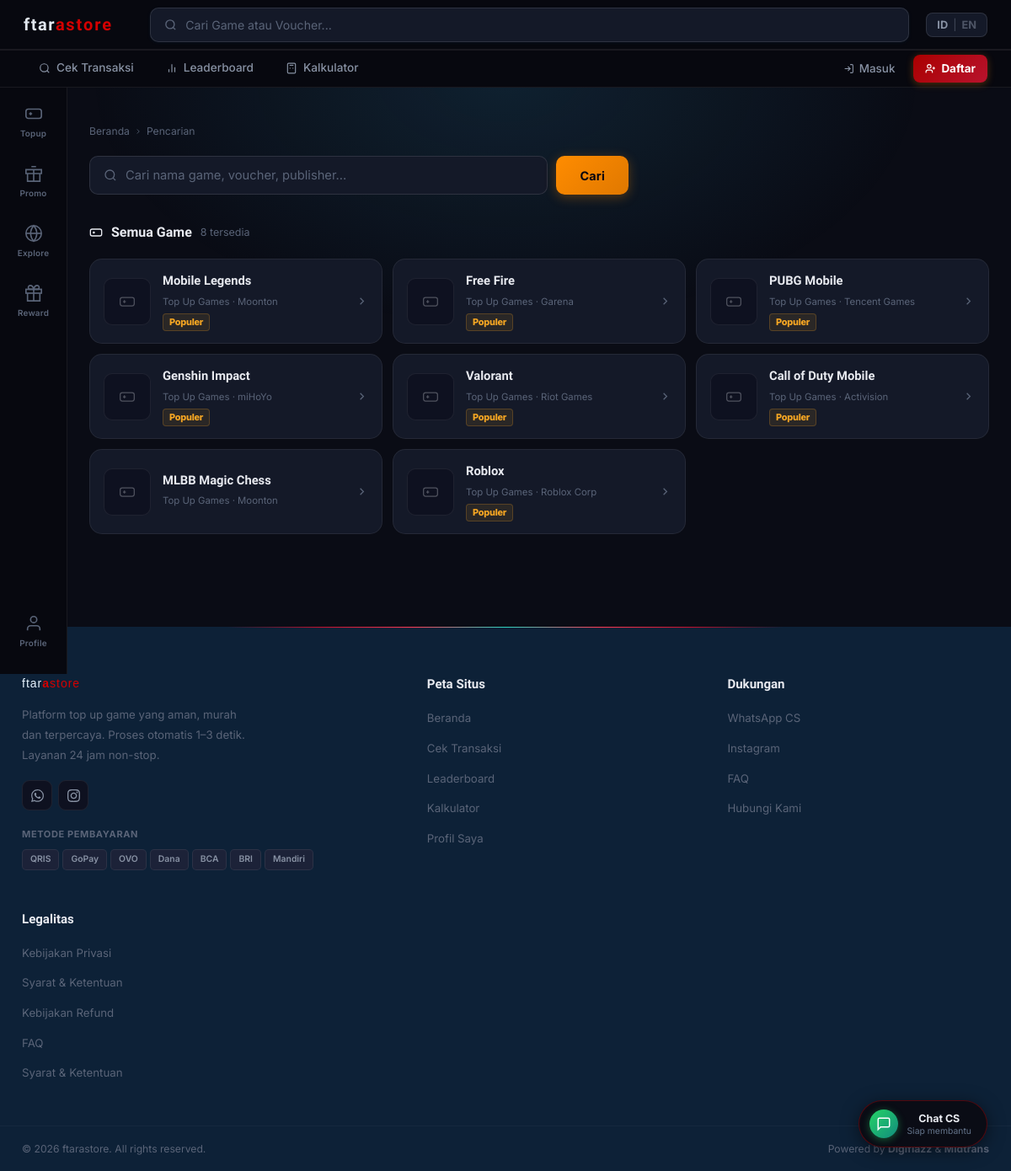
Screenshot of /pages/search.php with the database file from the repository.
### tables this page shows
CREATE TABLE games (
    id            BIGINT UNSIGNED AUTO_INCREMENT PRIMARY KEY,
    category_id   INT UNSIGNED    NOT NULL,
    name          VARCHAR(120)    NOT NULL,
    slug          VARCHAR(120)    NOT NULL UNIQUE,
    publisher     VARCHAR(100)    NULL,
    image_url     VARCHAR(255)    NULL,
    banner_url    VARCHAR(255)    NULL,
    description   TEXT            NULL,
    has_server_id TINYINT(1)      NOT NULL DEFAULT 0 COMMENT 'Apakah butuh Server/Zone ID',
    is_popular    TINYINT(1)      NOT NULL DEFAULT 0,
    sort_order    INT             NOT NULL DEFAULT 0,
    is_active     TINYINT(1)      NOT NULL DEFAULT 1,
    created_at    TIMESTAMP       NOT NULL DEFAULT CURRENT_TIMESTAMP,
    CONSTRAINT fk_games_category FOREIGN KEY (category_id) REFERENCES categories(id)
);

CREATE TABLE categories (
    id         INT UNSIGNED AUTO_INCREMENT PRIMARY KEY,
    name       VARCHAR(80)  NOT NULL,
    slug       VARCHAR(80)  NOT NULL UNIQUE,
    icon       VARCHAR(10)  NULL COMMENT 'Emoji icon',
    sort_order INT          NOT NULL DEFAULT 0,
    is_active  TINYINT(1)   NOT NULL DEFAULT 1
);

### includes/functions.php (called while the page is built, shortened)
<?php
require_once __DIR__ . '/../config/database.php';
require_once __DIR__ . '/../config/security.php';
require_once __DIR__ . '/Security.php';
function baseUrl(): string {
    $protocol = (!empty($_SERVER['HTTPS']) && $_SERVER['HTTPS'] !== 'off') ? 'https' : 'http';
    $host     = $_SERVER['HTTP_HOST'] ?? 'localhost';
    $scriptDir = str_replace('\\', '/', dirname($_SERVER['SCRIPT_NAME'] ?? '/'));
    $root = rtrim($scriptDir, '/');
    foreach (['/pages', '/admin', '/api', '/auth', '/user'] as $sub) {
        if (str_ends_with($root, $sub)) { $root = substr($root, 0, -strlen($sub)); break; }
    }
    return $protocol . '://' . $host . $root;
}
function asset(string $path): string { return baseUrl() . '/' . ltrim($path, '/'); }
function getAllGames(int $categoryId = 0): array {
    if ($categoryId > 0) {
        $stmt = db()->prepare("
            SELECT g.*, c.name AS category_name FROM games g
            JOIN categories c ON c.id = g.category_id
            WHERE g.category_id = ? AND g.is_active = 1
            ORDER BY g.sort_order ASC
        ");
        $stmt->execute([$categoryId]);
    } else {
        $stmt = db()->query("
            SELECT g.*, c.name AS category_name FROM games g
            JOIN categories c ON c.id = g.category_id
            WHERE g.is_active = 1 ORDER BY g.sort_order ASC
        ");
    }
    return $stmt->fetchAll();
}

### includes/Security.php (called while the page is built, shortened)
<?php
class Security {
    public static function cleanInput(string $input): string {
        return strip_tags(trim($input));
    }
}

### config/database.php (called while the page is built, shortened)
<?php
function db(): PDO {
    static $pdo = null;
    if ($pdo === null) {
        $dsn = "mysql:host=" . DB_HOST . ";dbname=" . DB_NAME . ";charset=" . DB_CHARSET;
        $options = [
            PDO::ATTR_ERRMODE            => PDO::ERRMODE_EXCEPTION,
            PDO::ATTR_DEFAULT_FETCH_MODE => PDO::FETCH_ASSOC,
            PDO::ATTR_EMULATE_PREPARES   => false,
        ];
        try {
            $pdo = new PDO($dsn, DB_USER, DB_PASS, $options);
        } catch (PDOException $e) {
            http_response_code(500);
            die(json_encode(['error' => 'Database connection failed']));
        }
    }
    return $pdo;
}

### pages/search.php (the view, shortened to what this page needs)
<?php
require_once __DIR__.'/../includes/functions.php';
$q       = Security::cleanInput($_GET['q'] ?? '');
$results = [];
$allGames = strlen($q) < 2 ? getAllGames() : [];
include __DIR__.'/../includes/header.php';
?>
<div class="container" style="padding-top:28px;padding-bottom:64px;max-width:1200px;">
  <div class="bc" style="margin-bottom:20px;">
    <a href="<?=asset('index.php')?>">Beranda</a>
    <svg width="10" height="10" fill="none" stroke="currentColor" stroke-width="2" viewBox="0 0 24 24"><path d="m9 18 6-6-6-6"/></svg>
    <span>Pencarian</span>
  </div>
  <div style="max-width:640px;margin-bottom:32px;">
    <form method="GET" action="<?=asset('pages/search.php')?>">
      <div style="display:flex;gap:10px;">
        <div style="flex:1;display:flex;align-items:center;gap:10px;background:var(--input);border:1.5px solid <?=$q?'var(--violet)':'var(--b2)'?>;border-radius:var(--r);padding:0 16px;box-shadow:<?=$q?'0 0 0 3px var(--violet-lo)':'none'?>;">
          <svg width="16" height="16" fill="none" stroke="currentColor" stroke-width="2" viewBox="0 0 24 24" style="color:var(--t3);flex-shrink:0;"><circle cx="11" cy="11" r="8"/><path d="m21 21-4.35-4.35"/></svg>
          <input type="text" name="q" id="search-q" value="<?=htmlspecialchars($q)?>"
                 placeholder="Cari nama game, voucher, publisher..."
                 autofocus autocomplete="off"
                 style="flex:1;background:none;border:none;outline:none;color:var(--t1);font-size:.92rem;padding:13px 0;font-family:var(--f-body);"/>
        </div>
        <button type="submit" class="btn-gold" style="padding:0 28px;border-radius:var(--r);font-size:.9rem;font-weight:700;white-space:nowrap;">Cari</button>
      </div>
    </form>
  </div>
  <?php if(strlen($q) >= 2): ?>
    <?php if(empty($results)): ?>
    <div style="background:var(--card);border:1px solid var(--b1);border-radius:var(--rl);padding:60px 40px;text-align:center;max-width:520px;margin:0 auto;">
      <div style="width:64px;height:64px;border-radius:50%;background:var(--card2);border:1px solid var(--b1);display:flex;align-items:center;justify-content:center;margin:0 auto 18px;">
        <svg width="26" height="26" fill="none" stroke="currentColor" stroke-width="1.5" viewBox="0 0 24 24" style="color:var(--t3);"><circle cx="11" cy="11" r="8"/><path d="m21 21-4.35-4.35"/></svg>
      </div>
      <h2 style="font-family:var(--f-display);font-size:1.15rem;font-weight:800;margin-bottom:8px;">Game tidak ditemukan</h2>
      <p style="color:var(--t3);font-size:.83rem;line-height:1.75;margin-bottom:22px;">Tidak ada game untuk kata kunci <strong style="color:var(--t1);">"<?=htmlspecialchars($q)?>"</strong>. Coba kata kunci yang lebih umum.</p>
      <div style="display:flex;flex-wrap:wrap;gap:7px;justify-content:center;">
        <?php foreach(['Mobile Legends','Free Fire','PUBG Mobile','Genshin Impact','Valorant'] as $s): ?>
        <a href="?q=<?=urlencode($s)?>" style="padding:6px 14px;background:var(--card2);border:1px solid var(--b2);border-radius:20px;font-size:.77rem;color:var(--t2);transition:all .15s;" onmouseover="this.style.borderColor='var(--violet)';this.style.color='var(--t1)'" onmouseout="this.style.borderColor='var(--b2)';this.style.color='var(--t2)'"><?=$s?></a>
        <?php endforeach; ?>
      </div>
    </div>
    <?php else: ?>
    <div style="display:flex;align-items:center;justify-content:space-between;margin-bottom:18px;">
      <div>
        <span style="font-family:var(--f-display);font-size:1.05rem;font-weight:700;">Hasil untuk </span>
        <span style="color:var(--gold);font-family:var(--f-display);font-weight:800;">"<?=htmlspecialchars($q)?>"</span>
        <span style="font-size:.8rem;color:var(--t3);margin-left:8px;"><?=count($results)?> game ditemukan</span>
      </div>
    </div>
    <div style="display:grid;grid-template-columns:repeat(auto-fill,minmax(300px,1fr));gap:12px;">
      <?php foreach($results as $g): ?>
      <a href="<?=asset('pages/game.php')?>?slug=<?=urlencode($g['slug'])?>"
         style="display:flex;align-items:center;gap:14px;background:var(--card);border:1px solid var(--b1);border-radius:var(--rl);padding:14px 16px;text-decoration:none;transition:all .2s var(--ease);position:relative;overflow:hidden;"
         onmouseover="this.style.borderColor='rgba(245,166,35,.4)';this.style.transform='translateY(-2px)';this.style.boxShadow='0 8px 24px rgba(0,0,0,.4)'"
         onmouseout="this.style.borderColor='var(--b1)';this.style.transform='';this.style.boxShadow=''">
        <div style="width:56px;height:56px;border-radius:10px;overflow:hidden;flex-shrink:0;background:var(--card2);border:1px solid var(--b1);">
          <?php if($g['image_url']): ?>
          <img src="<?=htmlspecialchars($g['image_url'])?>" style="width:100%;height:100%;object-fit:cover;" onerror="this.style.display='none';this.parentElement.innerHTML='<div style=\'width:100%;height:100%;display:flex;align-items:center;justify-content:center;\'><svg width=\'20\' height=\'20\' fill=\'none\' stroke=\'currentColor\' stroke-width=\'1.5\' viewBox=\'0 0 24 24\' style=\'opacity:.3\'><rect x=\'2\' y=\'6\' width=\'20\' height=\'12\' rx=\'3\'/><path d=\'M6 12h4m-2-2v4M15 12h.01M18 12h.01\'/></svg></div>'"/>
          <?php else: ?>
          <div style="width:100%;height:100%;display:flex;align-items:center;justify-content:center;">
            <svg width="20" height="20" fill="none" stroke="currentColor" stroke-width="1.5" viewBox="0 0 24 24" style="opacity:.3;"><rect x="2" y="6" width="20" height="12" rx="3"/><path d="M6 12h4m-2-2v4M15 12h.01M18 12h.01"/></svg>
          </div>
          <?php endif; ?>
        </div>
        <div style="flex:1;min-width:0;">
          <div style="font-family:var(--f-display);font-weight:700;font-size:.92rem;color:var(--t1);margin-bottom:3px;white-space:nowrap;overflow:hidden;text-overflow:ellipsis;"><?=htmlspecialchars($g['name'])?></div>
          <div style="display:flex;align-items:center;gap:8px;flex-wrap:wrap;">
            <span style="font-size:.71rem;color:var(--t3);"><?=htmlspecialchars($g['category_name'])?></span>
            <?php if($g['publisher']): ?>
            <span style="font-size:.68rem;color:var(--t3);">·</span>
            <span style="font-size:.71rem;color:var(--t3);"><?=htmlspecialchars($g['publisher'])?></span>
            <?php endif; ?>
          </div>
          <div style="margin-top:6px;display:flex;align-items:center;gap:6px;">
            <?php if($g['product_count'] > 0): ?>
            <span style="font-size:.7rem;color:var(--cyan);background:rgba(6,214,160,.08);border:1px solid rgba(6,214,160,.15);border-radius:4px;padding:2px 8px;"><?=$g['product_count']?> produk</span>
            <?php endif; ?>
            <?php if($g['is_popular']): ?>
            <span style="font-size:.7rem;color:var(--gold);background:var(--gold-lo);border:1px solid var(--gold-md);border-radius:4px;padding:2px 8px;">Populer</span>
            <?php endif; ?>
          </div>
        </div>
        <svg width="15" height="15" fill="none" stroke="currentColor" stroke-width="2" viewBox="0 0 24 24" style="color:var(--t3);flex-shrink:0;"><path d="m9 18 6-6-6-6"/></svg>
      </a>
      <?php endforeach; ?>
    </div>
    <?php endif; ?>
  <?php else: ?>
  <div>
    <div style="display:flex;align-items:center;gap:10px;margin-bottom:18px;">
      <svg width="16" height="16" fill="none" stroke="currentColor" stroke-width="2" viewBox="0 0 24 24" style="color:var(--violet);"><rect x="2" y="6" width="20" height="12" rx="3"/><path d="M6 12h4m-2-2v4M15 12h.01M18 12h.01"/></svg>
      <span style="font-family:var(--f-display);font-size:1rem;font-weight:700;color:var(--t1);">Semua Game</span>
      <span style="font-size:.78rem;color:var(--t3);"><?=count($allGames)?> tersedia</span>
    </div>
    <?php if(empty($allGames)): ?>
    <div style="text-align:center;padding:60px;color:var(--t3);">Belum ada game tersedia.</div>
    <?php else: ?>
    <div style="display:grid;grid-template-columns:repeat(auto-fill,minmax(300px,1fr));gap:12px;">
      <?php foreach($allGames as $g):
      ?>
      <a href="<?=asset('pages/game.php')?>?slug=<?=urlencode($g['slug'])?>"
         style="display:flex;align-items:center;gap:14px;background:var(--card);border:1px solid var(--b1);border-radius:var(--rl);padding:14px 16px;text-decoration:none;transition:all .2s var(--ease);"
         onmouseover="this.style.borderColor='rgba(245,166,35,.4)';this.style.transform='translateY(-2px)';this.style.boxShadow='0 8px 24px rgba(0,0,0,.4)'"
         onmouseout="this.style.borderColor='var(--b1)';this.style.transform='';this.style.boxShadow=''">
        <div style="width:56px;height:56px;border-radius:10px;overflow:hidden;flex-shrink:0;background:var(--card2);border:1px solid var(--b1);">
          <?php if($g['image_url']): ?>
          <img src="<?=htmlspecialchars($g['image_url'])?>" style="width:100%;height:100%;object-fit:cover;"/>
          <?php else: ?>
          <div style="width:100%;height:100%;display:flex;align-items:center;justify-content:center;">
            <svg width="20" height="20" fill="none" stroke="currentColor" stroke-width="1.5" viewBox="0 0 24 24" style="opacity:.3;"><rect x="2" y="6" width="20" height="12" rx="3"/><path d="M6 12h4m-2-2v4M15 12h.01M18 12h.01"/></svg>
          </div>
          <?php endif; ?>
        </div>
        <div style="flex:1;min-width:0;">
          <div style="font-family:var(--f-display);font-weight:700;font-size:.92rem;margin-bottom:3px;white-space:nowrap;overflow:hidden;text-overflow:ellipsis;"><?=htmlspecialchars($g['name'])?></div>
          <div style="font-size:.71rem;color:var(--t3);"><?=htmlspecialchars($g['category_name'])?><?=$g['publisher']?' · '.htmlspecialchars($g['publisher']):''?></div>
          <div style="margin-top:5px;display:flex;gap:5px;">
            <?php if($g['is_popular']): ?><span style="font-size:.68rem;color:var(--gold);background:var(--gold-lo);border:1px solid var(--gold-md);border-radius:4px;padding:1px 7px;">Populer</span><?php endif; ?>
          </div>
        </div>
        <svg width="15" height="15" fill="none" stroke="currentColor" stroke-width="2" viewBox="0 0 24 24" style="color:var(--t3);flex-shrink:0;"><path d="m9 18 6-6-6-6"/></svg>
      </a>
      <?php endforeach; ?>
    </div>
    <?php endif; ?>
  </div>
  <?php endif; ?>
</div>
<?php include __DIR__.'/../includes/footer.php'; ?>

### assets/css/style.css (style rules this page uses)
:root { --bg: #f0f7ff; --surface: #e4f0fb; --card: #ffffff; --card2: #f5f9ff; --card3: #eaf3ff; --input: #f0f6ff; --b0: rgba(14,100,180,0.06); --b1: rgba(14,100,180,0.12); --b2: rgba(14,100,180,0.20); --b3: rgba(14,100,180,0.35); --cyan: #38bdf8; --cyan2: #0ea5e9; --cyanf: #7dd3fc; --cyan-lo: rgba(56,189,248,0.10); --cyan-md: rgba(56,189,248,0.20); --cyan-hi: rgba(56,189,248,0.35); --teal: #2dd4bf; --teal2: #14b8a6; --teal-lo: rgba(45,212,191,0.10); --teal-md: rgba(45,212,191,0.20); --orange: #fb923c; --orange2: #ea580c; --orangef: #fdba74; --orange-lo: rgba(251,146,60,0.10); --orange-md: rgba(251,146,60,0.22); --white: #0d2137; --white90: rgba(13,33,55,0.90); --white70: rgba(13,33,55,0.70); --green: #22d3a0; --red: #f87171; --amber: #fbbf24; --blue: #60a5fa; --t1: #0d2137; --t2: #3a6080; --t3: #7aabb8; --t4: #c5dff0; --r: 9px; --rl: 15px; --rxl: 22px; --f-display: 'Outfit', sans-serif; --f-body: 'Space Grotesk', sans-serif; --ease: cubic-bezier(.4,0,.2,1); --spring: cubic-bezier(0.34,1.56,0.64,1); --bounce: cubic-bezier(0.34,1.4,0.64,1); --glow-cyan: 0 0 28px rgba(56,189,248,0.50), 0 0 56px rgba(56,189,248,0.20); --glow-teal: 0 0 28px rgba(45,212,191,0.45), 0 0 56px rgba(45,212,191,0.18); --glow-orange: 0 0 28px rgba(251,146,60,0.50), 0 0 56px rgba(251,146,60,0.20); --shadow: 0 4px 24px rgba(0,0,0,.55); --shadowlg: 0 12px 48px rgba(0,0,0,.65); --shadowxl: 0 24px 72px rgba(0,0,0,.75); }
*,*::before,*::after { box-sizing:border-box;margin:0;padding:0 }
html { scroll-behavior:smooth;-webkit-font-smoothing:antialiased }
body { font-family:var(--f-body);background:var(--bg);color:var(--t1);min-height:100vh;line-height:1.6;overflow-x:hidden }
a { color:inherit;text-decoration:none }
button { cursor:pointer;font-family:var(--f-body) }
input,select,textarea { font-family:var(--f-body) }
body::after { content:'';position:fixed;top:-15%;left:50%;transform:translateX(-50%); width:1000px;height:600px;border-radius:50%; background:radial-gradient(ellipse,rgba(56,189,248,.12) 0%,transparent 70%); pointer-events:none;z-index:0; }
.btn-gold { padding:8px 22px;border-radius:8px;font-size:.84rem;font-weight:800; background:linear-gradient(135deg,#38bdf8,#0ea5e9); color:#03111f;transition:all .2s;white-space:nowrap;border:none; letter-spacing:.2px;display:inline-flex;align-items:center;gap:6px; box-shadow:0 3px 16px rgba(56,189,248,.45); }
.container { max-width:1400px;margin:0 auto;padding:0 26px }
.bc { display:flex;align-items:center;gap:5px;font-size:.76rem;color:var(--t3);padding:14px 0 0 }

### rows the page displays
games: name "Mobile Legends", category.name "Top Up Games", publisher "Moonton", is_popular "Populer"
games: name "Free Fire", category.name "Top Up Games", publisher "Garena", is_popular "Populer"
games: name "PUBG Mobile", category.name "Top Up Games", publisher "Tencent Games", is_popular "Populer"
games: name "Genshin Impact", category.name "Top Up Games", publisher "miHoYo", is_popular "Populer"
games: name "Valorant", category.name "Top Up Games", publisher "Riot Games", is_popular "Populer"
games: name "Call of Duty Mobile", category.name "Top Up Games", publisher "Activision", is_popular "Populer"
games: name "MLBB Magic Chess", category.name "Top Up Games", publisher "Moonton"
games: name "Roblox", category.name "Top Up Games", publisher "Roblox Corp", is_popular "Populer"

### other values shown
count($allGames) "8"
